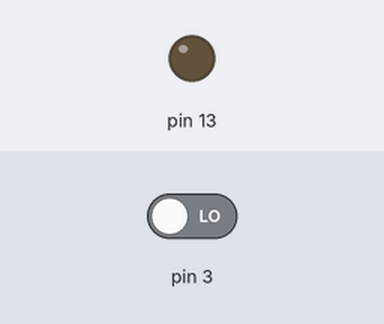
The sketch below on a simulated Arduino Uno, built with avr-gcc and run on an emulated ATmega328P. On the bench: output pins drawn as LEDs (lit = HIGH). Inputs (shaded band) come from the test bench; at power-on: pin 3 LOW.

Above: at 1.2 s.
1.3 s: pin 3 driven HIGH
At 2.3 s:
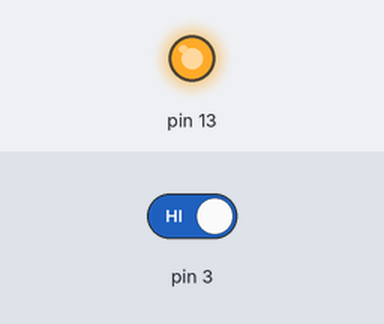
2.8 s: pin 3 driven LOW
At 3.4 s:
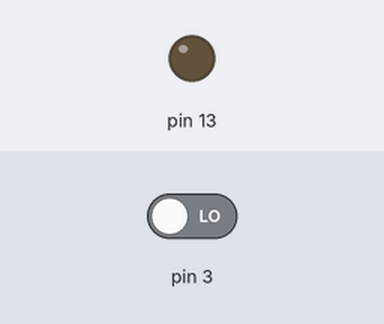
Timing chart, 0 to 5.8 s (numbered marks = the images above; inputs shaded):
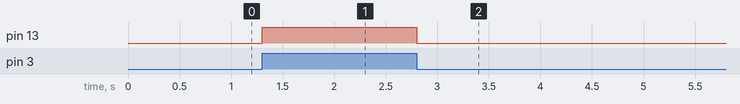

The sketch:

0.ino
```cpp
void setup() {
  // put your setup code here, to run once:
pinMode(3,INPUT);
pinMode(13,OUTPUT);
}

void loop() {
  // put your main code here, to run repeatedly:

if(digitalRead(3)==HIGH){
  digitalWrite(13,HIGH);
  }
 else{
  digitalWrite(13,LOW);}
}
```

Measured:
- after the input at 1.3 s, pin 13: LOW → HIGH at once
- after the input at 2.8 s, pin 13: HIGH → LOW at once
